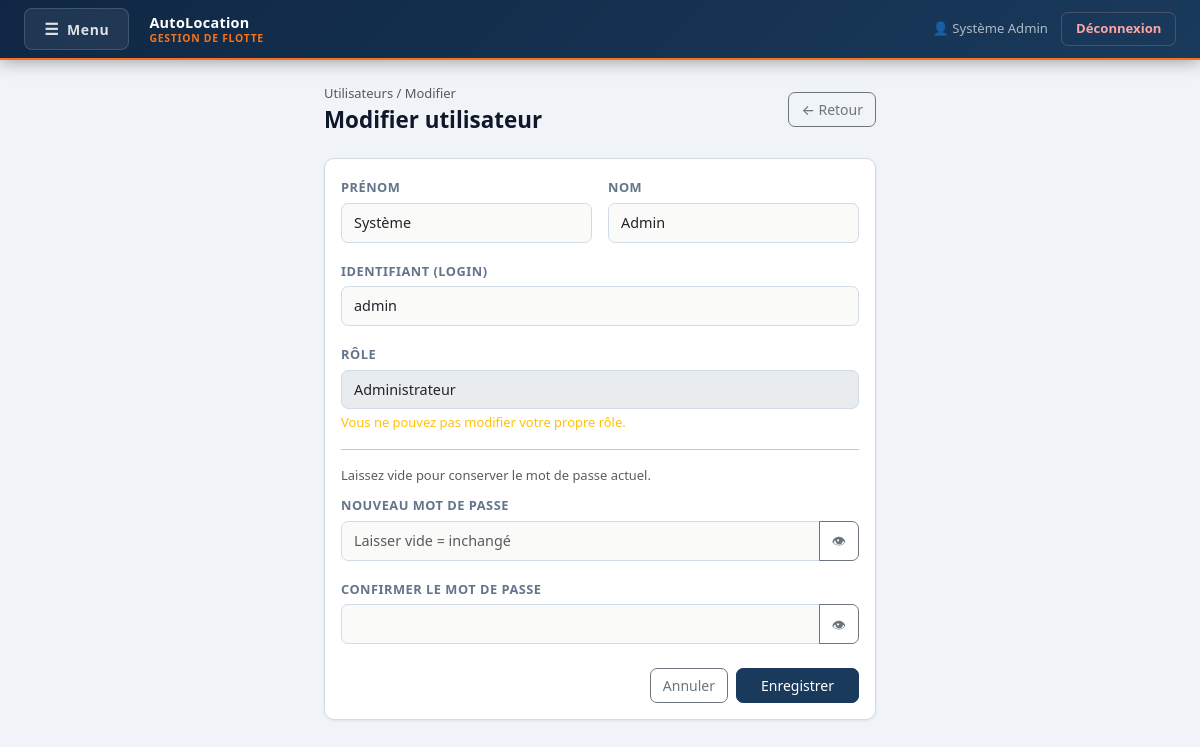
Page /users/edit.php?id=1 (signed in) on the committed database.
### tables this page shows
CREATE TABLE IF NOT EXISTS `users` (
  `id`         INT(11)      NOT NULL AUTO_INCREMENT,
  `nom`        VARCHAR(100) DEFAULT NULL,
  `prenom`     VARCHAR(100) DEFAULT NULL,
  `username`   VARCHAR(50)  NOT NULL,
  `password`   VARCHAR(255) NOT NULL,
  `role`       ENUM('admin','operateur') DEFAULT 'operateur',
  `created_at` TIMESTAMP    NOT NULL DEFAULT CURRENT_TIMESTAMP,
  PRIMARY KEY (`id`),
  UNIQUE KEY `username` (`username`)
);

### users/edit.php (the view, shortened to what this page needs)
<?php
$db   = new Database();
$conn = $db->getConnection();
$id = (int)($_GET['id'] ?? 0);
$user = $conn->prepare("SELECT * FROM users WHERE id=?");
$user->execute([$id]);
$user = $user->fetch();
?>
<!DOCTYPE html>
<html lang="fr">
<head>
  <link href="https://cdn.jsdelivr.net/npm/bootstrap@5.3.3/dist/css/bootstrap.min.css" rel="stylesheet">
  <link href="/location/style.css" rel="stylesheet">
</head>
<body>
<?php include "../includes/navbar.php"; ?>
<div class="container-fluid px-4 py-4" style="max-width:600px">
  <div class="page-header">
    <div>
      <div class="text-muted small mb-1">
        <a href="index.php" class="text-decoration-none text-muted">Utilisateurs</a> / Modifier
      </div>
      <h1 class="page-title">Modifier utilisateur</h1>
    </div>
    <a href="index.php" class="btn btn-outline-secondary">← Retour</a>
  </div>
  <div class="card">
    <div class="card-body">
      <form method="POST">
        <div class="row g-3 mb-3">
          <div class="col-md-6">
            <label class="form-label fw-semibold">Prénom</label>
            <input name="prenom" class="form-control"
                   value="<?= htmlspecialchars($_POST['prenom'] ?? $user['prenom']) ?>" required>
          </div>
          <div class="col-md-6">
            <label class="form-label fw-semibold">Nom</label>
            <input name="nom" class="form-control"
                   value="<?= htmlspecialchars($_POST['nom'] ?? $user['nom']) ?>" required>
          </div>
        </div>
        <div class="mb-3">
          <label class="form-label fw-semibold">Identifiant (login)</label>
          <input name="username" class="form-control"
                 value="<?= htmlspecialchars($_POST['username'] ?? $user['username']) ?>" required>
        </div>
        <div class="mb-3">
          <label class="form-label fw-semibold">Rôle</label>
          <select name="role" class="form-select" <?= $id == $_SESSION['user_id'] ? 'disabled' : '' ?>>
            <option value="admin"     <?= ($user['role'] === 'admin')     ? 'selected' : '' ?>>Administrateur</option>
          </select>
          <?php if ($id == $_SESSION['user_id']): ?>
            <div class="form-text text-warning">Vous ne pouvez pas modifier votre propre rôle.</div>
          <?php endif; ?>
        </div>
        <hr>
        <p class="text-muted small mb-2">Laissez vide pour conserver le mot de passe actuel.</p>
        <div class="mb-3">
          <label class="form-label fw-semibold">Nouveau mot de passe</label>
          <div class="input-group">
            <input type="password" name="password" id="pwd" class="form-control"
                   placeholder="Laisser vide = inchangé" autocomplete="new-password">
            <button type="button" class="btn btn-outline-secondary" onclick="toggle('pwd')">👁</button>
          </div>
        </div>
        <div class="mb-4">
          <label class="form-label fw-semibold">Confirmer le mot de passe</label>
          <div class="input-group">
            <input type="password" name="confirm" id="confirm" class="form-control" autocomplete="new-password">
            <button type="button" class="btn btn-outline-secondary" onclick="toggle('confirm')">👁</button>
          </div>
        </div>
        <div class="d-flex gap-2 justify-content-end">
          <a href="index.php" class="btn btn-outline-secondary">Annuler</a>
          <button class="btn btn-primary px-4">Enregistrer</button>
        </div>
      </form>
    </div>
  </div>
</div>
</body>
</html>

### style.css (style rules this page uses)
:root { --primary: #1a3a5c; --primary-dark: #102640; --accent: #f97316; --accent-dark: #ea6c0a; --danger: #dc2626; --danger-dark: #b91c1c; --bg: #f0f4f8; --surface: #ffffff; --border: #d1dbe6; --text: #0f172a; --text-muted: #64748b; --nav-bg: #0f2744; --radius: 10px; --shadow-sm: 0 1px 3px rgba(0,0,0,.08); --shadow: 0 4px 12px rgba(0,0,0,.1); --shadow-lg: 0 8px 28px rgba(0,0,0,.13); --transition: .2s ease; }
*, *::before, *::after { box-sizing: border-box; }
body { background: var(--bg); font-family: 'Segoe UI', system-ui, -apple-system, sans-serif; color: var(--text); font-size: .925rem; min-height: 100vh; }
.page-header { display: flex; align-items: center; justify-content: space-between; margin-bottom: 1.5rem; }
.page-title { font-size: 1.4rem; font-weight: 700; margin: 0; color: var(--text); }
.card { border: 1px solid var(--border); border-radius: var(--radius); box-shadow: var(--shadow-sm); background: var(--surface); }
.btn { font-weight: 500; border-radius: 7px; transition: all var(--transition); font-size: .875rem; }
.btn-primary { background: var(--primary); border-color: var(--primary); color: #fff; }
.form-label { font-weight: 600; font-size: .8rem; color: var(--text-muted); text-transform: uppercase; letter-spacing: .04em; margin-bottom: .35rem; }
.form-control, .form-select { border-radius: 7px; border-color: var(--border); font-size: .9rem; padding: .5rem .75rem; transition: border-color var(--transition), box-shadow var(--transition); background: #fafaf8; }
.card { animation: fadeInUp .35s ease both; }
.page-header { animation: fadeInUp .3s ease both; }
.form-control, .form-select { transition: border-color .2s ease, box-shadow .2s ease, background .2s ease; }

### rows in the picture
users: prenom "Système", nom "Admin", username "admin", role "Administrateur"

### other values in the picture
$_SESSION['user_nom'] "Système Admin"
